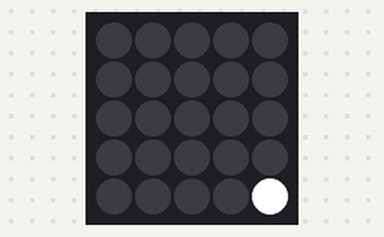
The program below on a simulated Raspberry Pi Pico running MicroPython. On the bench: 5×5 RGB LED matrix. Dim RGB values are drawn brighter than linear; the 25 LEDs are laid out as on the BitDogLab board (LED 0 bottom right, every second row reversed). At 10.1 s the program stops and its outputs stay as they are.

Above: at 0.16 s.
At 1.12 s:
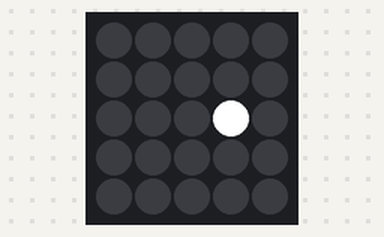
At 1.76 s:
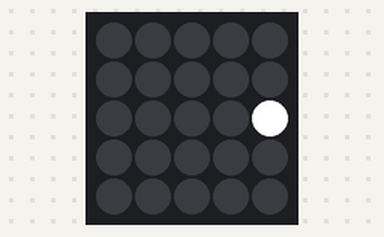
At 2.4 s:
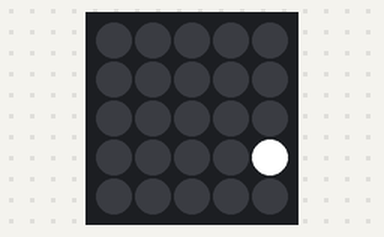
At 4.2 s:
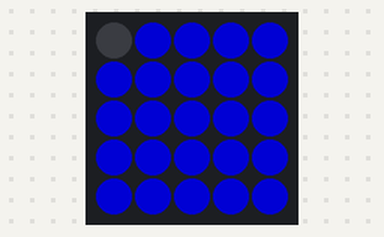
At 8.92 s:
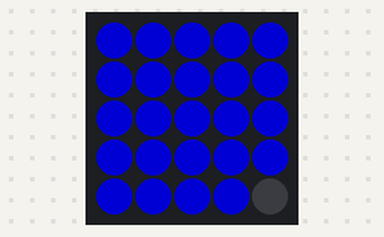

The program:

Matriz_de_LEDs_5_x_5.py
```python
#funcionando
import machine, neopixel
np = neopixel.NeoPixel(machine.Pin(7), 25)

import time

# Função para definir a cor de um pixel
def set_pixel_color(pixel, r, g, b):
    np[pixel] = (r, g, b)

# Função para limpar a matriz de LEDs
def clear_pixels():
    np.fill((0, 0, 0))

# Função para exibir os efeitos na matriz de LEDs
def show_effects():
    demo(np)

# Função para exibir efeitos na matriz de LEDs
def demo(np):
    n = np.n

    # cycle
    for i in range(4 * n):
        for j in range(n):
            np[j] = (0, 0, 0)
        np[i % n] = (255, 255, 255)
        np.write()
        time.sleep_ms(25)

    # bounce
    for i in range(4 * n):
        for j in range(n):
            np[j] = (0, 0, 128)
        if (i // n) % 2 == 0:
            np[i % n] = (0, 0, 0)
        else:
            np[n - 1 - (i % n)] = (0, 0, 0)
        np.write()
        time.sleep_ms(60)

    # fade in/out
    for i in range(0, 4 * 256, 8):
        for j in range(n):
            if (i // 256) % 2 == 0:
                val = i & 0xff
            else:
                val = 255 - (i & 0xff)
            np[j] = (val, 0, 0)
        np.write()

    # clear
    for i in range(n):
        np[i] = (0, 0, 0)
    np.write()

# Teste: definindo a cor de cada pixel individualmente
set_pixel_color(0, 255, 0, 0) # Vermelho
set_pixel_color(1, 0, 255, 0) # Verde
set_pixel_color(2, 0, 0, 255) # Azul
set_pixel_color(3, 255, 255, 0) # Amarelo
set_pixel_color(4, 255, 0, 255) # Magenta

# Exibindo os efeitos na matriz de LEDs
show_effects()

# Aguardando 1 segundo antes de limpar a matriz
time.sleep(1)
clear_pixels()
np.write()
```
